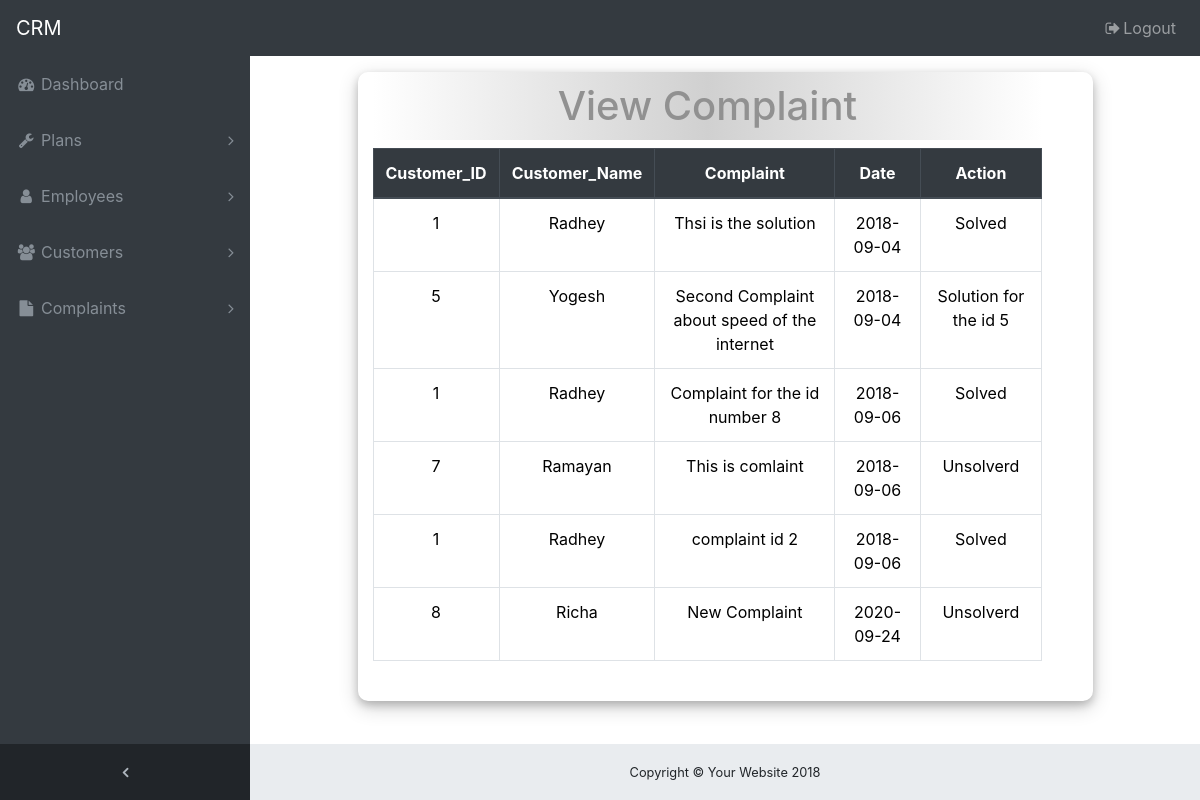
The page /pages/view_complaint.php (signed in) on the database its author committed.
### tables this page shows
CREATE TABLE `complaint` (
  `complaint_id` int(11) NOT NULL,
  `customer_id` int(50) NOT NULL,
  `complaint` varchar(1000) NOT NULL,
  `com_date` varchar(50) NOT NULL,
  `com_solution` varchar(1000) NOT NULL
);

CREATE TABLE `customer` (
  `c_id` int(11) NOT NULL,
  `c_name` varchar(30) NOT NULL,
  `c_contact` varchar(20) NOT NULL,
  `c_email` varchar(60) NOT NULL,
  `c_age` varchar(30) NOT NULL,
  `c_gender` varchar(10) NOT NULL,
  `c_business` varchar(10) NOT NULL,
  `c_type` varchar(15) NOT NULL,
  `c_region` varchar(50) DEFAULT NULL,
  `c_plan` varchar(100) DEFAULT NULL
);

### connect.php (called while the page is built, shortened)
<?php
$url = 'http://localhost/new-crm';
?>

### pages/view_complaint.php (the view, shortened to what this page needs)
<?php include ('header.php'); ?>
<?php include ('../includes/app.php');?>
<div class="row justify-content-center">
	<div class="col-sm-9  pb-4">
		<h3 class="text-center">View Complaint</h3>
		<table class="table table-bordered table-hover text-center">
			<thead class="thead-dark">
				<th>Customer_ID</th>
				<th>Customer_Name</th>
				<th>Complaint</th>
				<th>Date</th>
				<th>Action</th>
			</thead>
			<tbody>
				<?php
				$sql = mysqli_query($con,'SELECT customer.c_name,complaint.customer_id,complaint.complaint,complaint.com_date,complaint.com_solution FROM complaint	INNER JOIN customer on complaint.customer_id = customer.c_id');
				while($row = mysqli_fetch_array($sql)){
					echo '
						<tr>
						  <td>'.$row['customer_id'].'</td>
						  <td>'.$row['c_name'].'</td>
						  <td>'.$row['complaint'].'</td>
						  <td>'.$row['com_date'].'</td>
						  <td>'.$row['com_solution'].'</td>
						</tr>
					';
				}
				?>
			</tbody>
		</table>
	</div>
</div>
<?php include('../includes/footer.php');?>

### includes/app.php (shortened to what this page needs)
<!DOCTYPE html>
<html>
<head>
  <link rel="stylesheet" href="https://maxcdn.bootstrapcdn.com/bootstrap/4.5.2/css/bootstrap.min.css">
  <link rel="stylesheet" type="text/css" href="<?php echo $url; ?>/css/style.css">
  <link rel="stylesheet" type="text/css" href="<?php echo $url; ?>/css/custom.css">
  <link rel="stylesheet" href="https://cdnjs.cloudflare.com/ajax/libs/font-awesome/4.7.0/css/font-awesome.min.css">
</head>
<body class="fixed-nav sticky-footer bg-dark" id="page-top">
  <nav class="navbar navbar-expand-lg navbar-dark bg-dark fixed-top" id="mainNav">
    <a class="navbar-brand" href="home.php">CRM</a>
    <div class="collapse navbar-collapse" id="navbarResponsive">
      <ul class="navbar-nav navbar-sidenav" id="exampleAccordion">
        <li class="nav-item"  title="Dashboard">
          <a class="nav-link" href="home.php">
            <i class="fa fa-fw fa-dashboard"></i>
            <span class="nav-link-text">Dashboard</span>
          </a>
        </li>
        <li class="nav-item" >
          <a class="nav-link nav-link-collapse collapsed" data-toggle="collapse" href="#plan" data-parent="#exampleAccordion">
            <i class="fa fa-fw fa-wrench"></i>
            <span class="nav-link-text">Plans</span>
          </a>
        </li>
        <li class="nav-item" >
          <a class="nav-link nav-link-collapse collapsed" data-toggle="collapse" href="#collapseComponents" data-parent="#exampleAccordion">
            <i class="fa fa-fw fa-user"></i>
            <span class="nav-link-text">Employees</span>
          </a>
        </li>
        <li class="nav-item" >
          <a class="nav-link nav-link-collapse collapsed" data-toggle="collapse" href="#collapseExamplePages" data-parent="#exampleAccordion">
            <i class="fa fa-fw fa-users"></i>
            <span class="nav-link-text">Customers</span>
          </a>
        </li>
        <li class="nav-item" >
          <a class="nav-link nav-link-collapse collapsed" data-toggle="collapse" href="#collapseMulti" data-parent="#exampleAccordion">
            <i class="fa fa-fw fa-file"></i>
            <span class="nav-link-text">Complaints</span>
          </a>
        </li>
      </ul>
      <ul class="navbar-nav sidenav-toggler">
        <li class="nav-item">
          <a class="nav-link text-center" id="sidenavToggler">
            <i class="fa fa-fw fa-angle-left"></i>
          </a>
        </li>
      </ul>
      <ul class="navbar-nav ml-auto">
        <li class="nav-item">
          <a class="nav-link" data-toggle="modal" data-target="#exampleModal">
            <i class="fa fa-fw fa-sign-out"></i>Logout</a>
        </li>
      </ul>
    </div>
  </nav>
    <div class="content-wrapper">

### includes/footer.php (shortened to what this page needs)
    <footer class="sticky-footer">
      <div class="container">
        <div class="text-center">
          <small>Copyright © Your Website 2018</small>
        </div>
      </div>
    </footer>
  </div>
  </body>
</html>

### css/style.css (style rules this page uses)
html { position: relative; min-height: 100%; }
body { overflow-x: hidden; }
body.sticky-footer { margin-bottom: 56px; }
body.sticky-footer .content-wrapper { min-height: calc(100vh - 56px - 56px); }
body.fixed-nav { padding-top: 56px; }
.content-wrapper { min-height: calc(100vh - 56px); padding-top: 1rem; }
#mainNav .navbar-collapse { overflow: auto; max-height: 75vh; }
#mainNav .navbar-collapse .navbar-nav .nav-item .nav-link { cursor: pointer; }
#mainNav .navbar-collapse .navbar-sidenav .nav-link-collapse:after { float: right; content: '\f107'; font-family: 'FontAwesome'; }
#mainNav .navbar-collapse .navbar-sidenav .nav-link-collapse.collapsed:after { content: '\f105'; }
#mainNav .navbar-collapse .sidenav-toggler { display: none; }
@media (min-width: 992px) { #mainNav .navbar-brand { width: 250px; } }
@media (min-width: 992px) { #mainNav .navbar-collapse { overflow: visible; max-height: none; } }
@media (min-width: 992px) { #mainNav .navbar-collapse .navbar-sidenav { position: absolute; top: 0; left: 0; -webkit-flex-direction: column; -ms-flex-direction: column; flex-direction: column; margin-top: 56px; } }
@media (min-width: 992px) { #mainNav .navbar-collapse .navbar-sidenav > .nav-item { width: 250px; padding: 0; } }
@media (min-width: 992px) { #mainNav .navbar-collapse .navbar-sidenav > .nav-item > .nav-link { padding: 1em; } }
#mainNav.fixed-top .sidenav-toggler { display: none; }
@media (min-width: 992px) { #mainNav.fixed-top .navbar-sidenav { height: calc(100vh - 112px); } }
@media (min-width: 992px) { #mainNav.fixed-top .sidenav-toggler { position: absolute; top: 0; left: 0; display: flex; -webkit-flex-direction: column; -ms-flex-direction: column; flex-direction: column; margin-top: calc(100vh - 56px); } }
@media (min-width: 992px) { #mainNav.fixed-top .sidenav-toggler > .nav-item { width: 250px; padding: 0; } }
@media (min-width: 992px) { #mainNav.fixed-top .sidenav-toggler > .nav-item > .nav-link { padding: 1em; } }
#mainNav.fixed-top.navbar-dark .sidenav-toggler { background-color: #212529; }
#mainNav.fixed-top.navbar-dark .sidenav-toggler a i { color: #adb5bd; }
.content-wrapper { overflow-x: hidden; background: white; }
@media (min-width: 992px) { .content-wrapper { margin-left: 250px; } }
#sidenavToggler i { font-weight: 800; }
#mainNav.navbar-dark .navbar-collapse .navbar-sidenav .nav-link-collapse:after { color: #868e96; }
#mainNav.navbar-dark .navbar-collapse .navbar-sidenav > .nav-item > .nav-link { color: #868e96; }
@media (min-width: 992px) { #mainNav.navbar-dark .navbar-collapse .navbar-sidenav { background: #343a40; } }
footer.sticky-footer { position: absolute; right: 0; bottom: 0; width: 100%; height: 56px; background-color: #e9ecef; line-height: 55px; }
@media (min-width: 992px) { footer.sticky-footer { width: calc(100% - 250px); } }

### css/custom.css (style rules this page uses)
.col-sm-9 { ackground-color: #e0e2e426 !important; border-radius: 10px; box-shadow: 0 4px 8px 0 rgba(0, 0, 0, 0.2), 0 6px 20px 0 rgba(0, 0, 0, 0.19); margin-bottom: 20px; }
tr { color: black; }
h3 { color: #919191; padding: 10px 0px 10px 0px; font-size: 40px; width: 95%; margin-right: 5%; background-image: linear-gradient(to right, #e1cbcb00,#97979773,#ffffff00); }
.col-sm-9 table { width: 95%;margin-right: 5%;color: white; }

### rows shown on the page
complaint: customer "1", customer.c_name "Radhey", complaint "Thsi is the solution", com_date "2018-09-04", com_solution "Solved"
complaint: customer "5", customer.c_name "Yogesh", complaint "Second Complaint about speed of the internet", com_date "2018-09-04", com_solution "Solution for the id 5"
complaint: customer "1", customer.c_name "Radhey", complaint "Complaint for the id number 8", com_date "2018-09-06", com_solution "Solved"
complaint: customer "7", customer.c_name "Ramayan", complaint "This is comlaint", com_date "2018-09-06", com_solution "Unsolverd"
complaint: customer "1", customer.c_name "Radhey", complaint "complaint id 2", com_date "2018-09-06", com_solution "Solved"
complaint: customer "8", customer.c_name "Richa", complaint "New Complaint", com_date "2020-09-24", com_solution "Unsolverd"
